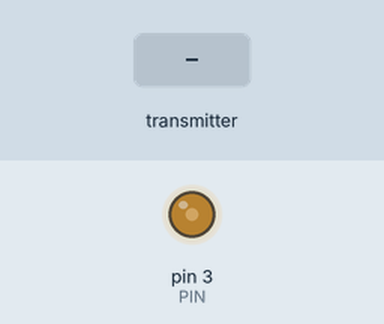
A sketch run on a simulated Arduino Uno, built with avr-gcc and run on an emulated ATmega328P. Parts: output pins drawn as LEDs (lit = HIGH). Inputs (shaded band) come from the test bench. No radio packets arrive unless stated.

Above: at 1.2 s.
1.3 s: the transmitter starts sending buf.0 = 0
At 2.1 s:
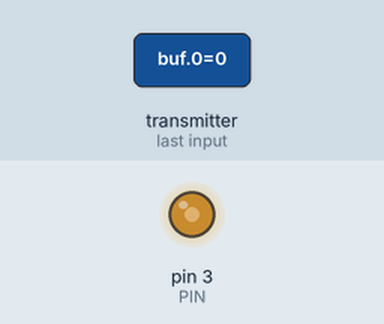
2.8 s: the transmitter starts sending buf.0 = 64
At 3.2 s:
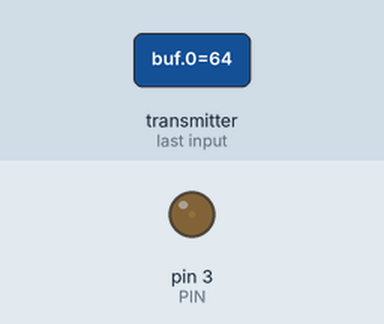
4.3 s: the transmitter starts sending buf.0 = 128
At 5.6 s:
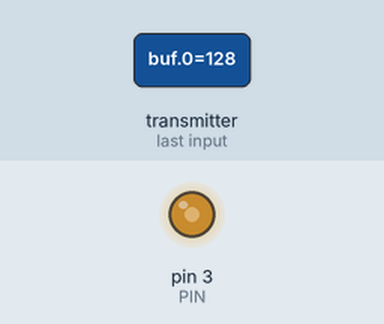
Timing chart, 0 to 7.3 s (numbered marks = the images above; inputs shaded):
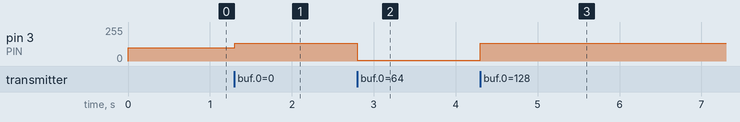

Measured:
- after the input at 1.3 s, pin 3 (PIN): 100/255 → 132/255 at once
- after the input at 2.8 s, pin 3 (PIN): 132/255 → 4/255 at once
- after the input at 4.3 s, pin 3 (PIN): 4/255 → 132/255 at once

The sketch:

esc_control_rcv.ino
```cpp
#include <RH_ASK.h>
#include <SPI.h> // Not actualy used but needed to compile

RH_ASK driver;

// NOTE: Pin 11 is reserved for rx.
int PIN=3;//global pin variable
int value=0;

void PWM(int pin, int val) {
  //val from 0 to 9, since I have only figured out how to get one byte input from the serial
  int conver=100+val*10;//convert the one-digit input value to the coresponding value for the pwm output
  if(val==9) conver=250;//this is only for calibration purpose
  analogWrite(pin,conver);
}

void setup() {
  pinMode(PIN,OUTPUT);
  Serial.begin(9600);
  //Serial.println("Begin");
  PWM(PIN,0);//initilisation

  if (!driver.init()) {
     Serial.println("init failed");
  }
}

void loop() {
  uint8_t buf[1];
  uint8_t buflen = sizeof(buf);
  if(driver.recv(buf, &buflen)) {
    char ch = *buf;
    int val=ch-'0';
    if(val!=value){
      PWM(PIN,val);
      value=val;
    }
  }
}
```
